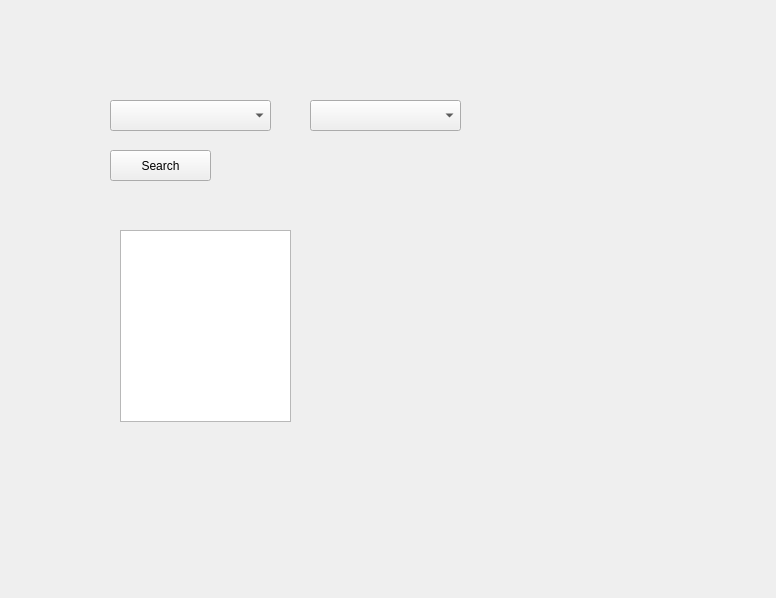
<?xml version="1.0" encoding="UTF-8"?>
<ui version="4.0">
 <class>FlightBookingWindow</class>
 <widget class="QWidget" name="FlightBookingWindow">
  <property name="geometry">
   <rect>
    <x>0</x>
    <y>0</y>
    <width>776</width>
    <height>598</height>
   </rect>
  </property>
  <property name="windowTitle">
   <string>Form</string>
  </property>
  <widget class="QComboBox" name="origin">
   <property name="geometry">
    <rect>
     <x>110</x>
     <y>100</y>
     <width>161</width>
     <height>31</height>
    </rect>
   </property>
  </widget>
  <widget class="QComboBox" name="destination">
   <property name="geometry">
    <rect>
     <x>310</x>
     <y>100</y>
     <width>151</width>
     <height>31</height>
    </rect>
   </property>
  </widget>
  <widget class="QPushButton" name="searchButton">
   <property name="geometry">
    <rect>
     <x>110</x>
     <y>150</y>
     <width>101</width>
     <height>31</height>
    </rect>
   </property>
   <property name="text">
    <string>Search</string>
   </property>
  </widget>
  <widget class="QTableWidget" name="tableWidget">
   <property name="geometry">
    <rect>
     <x>120</x>
     <y>230</y>
     <width>171</width>
     <height>192</height>
    </rect>
   </property>
  </widget>
 </widget>
 <resources/>
 <connections/>
</ui>
